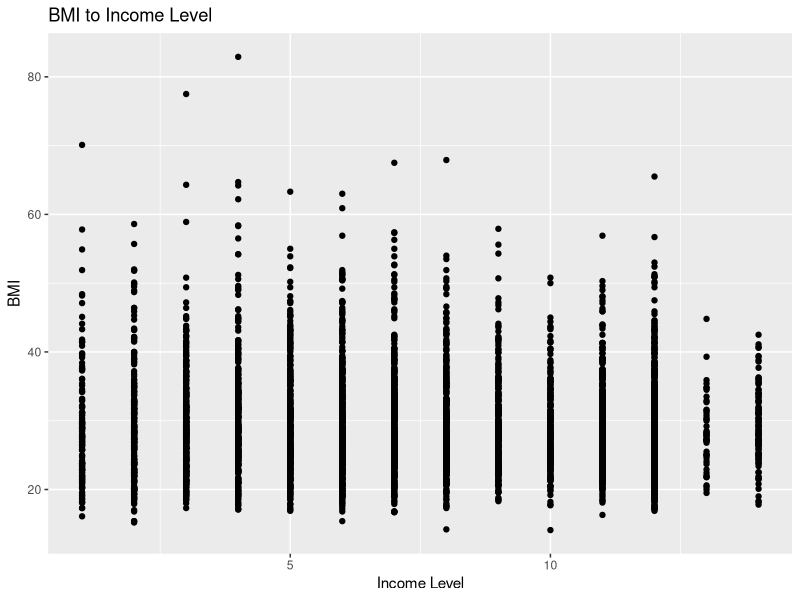

Here is the R script that generated this plot:
# This is graph 1 comparing family income levels to BMI
#Loading necessary libraries and datasets
library(dplyr)
library(ggplot2)
library(reshape2)

participant_data = read.csv("USA_NHANES_2013-2014_ParticipantData.csv", stringsAsFactors = F)

#Loading datasets and corresponding ID's
BMI_data <- participant_data %>%
  select(id, bmi_adults, bmi_chld)

fam_income <- participant_data %>%
  select(id, fam_income)

#Averaging the BMI's for each income level
BMI_average_df <- participant_data %>%
  group_by(id) %>%
  summarize(avg_adult = mean(bmi_adults, na.rm = TRUE),
            avg_child = mean(bmi_chld, na.rm = TRUE))

#Join Averages into a single datasets
income.BMI <- left_join(BMI_average_df, fam_income, by = "id") 
melted.df <- melt(income.BMI, id = c("id", "fam_income"))

#Dot plot of unaveraged BMI's and income levels
ggplot(participant_data) +
  geom_point(aes(x=fam_income, y=bmi_adults)) +
  labs(title = "BMI to Income Level", x = "Income Level", y = "BMI")

#Line plot of averaged BMI's and income levels
BMI.plot <- ggplot(melted.df,mapping = aes(x = fam_income, y = value, color = variable)) +
  scale_color_brewer(palette = "Set1") +
  geom_smooth(method = "lm", se = FALSE) +
  labs(x = "Family Income Level",
       y = "Average BMIs",
       color = "BMI type")

slope <- function(x, y){
  mean_x <- mean(x)
  mean_y <- mean(y)
  nom <- sum((x - mean_x)*(y-mean_y))
  denom <- sum((x - mean_x)^2)
  m <- nom / denom
  return(m)
}









